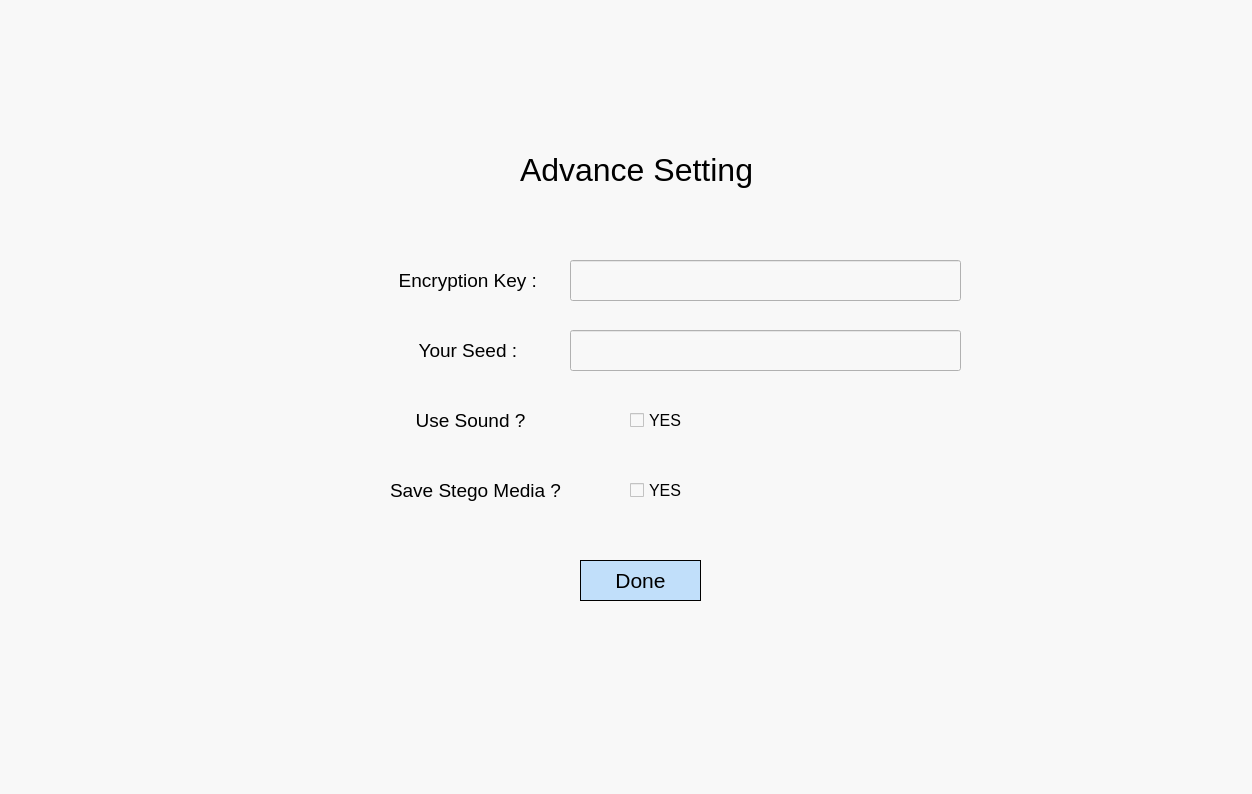
<?xml version="1.0" encoding="UTF-8"?>
<ui version="4.0">
 <class>Dialog</class>
 <widget class="QDialog" name="Dialog">
  <property name="geometry">
   <rect>
    <x>0</x>
    <y>0</y>
    <width>1252</width>
    <height>794</height>
   </rect>
  </property>
  <property name="windowTitle">
   <string>Dialog</string>
  </property>
  <property name="styleSheet">
   <string notr="true">background-color: rgb(248, 248, 248);</string>
  </property>
  <widget class="QLabel" name="label">
   <property name="geometry">
    <rect>
     <x>390</x>
     <y>260</y>
     <width>161</width>
     <height>41</height>
    </rect>
   </property>
   <property name="text">
    <string>&lt;html&gt;&lt;head/&gt;&lt;body&gt;&lt;p align=&quot;center&quot;&gt;&lt;span style=&quot; font-size:14pt; color:#000000;&quot;&gt;Encryption Key : &lt;/span&gt;&lt;/p&gt;&lt;/body&gt;&lt;/html&gt;</string>
   </property>
  </widget>
  <widget class="QLabel" name="label_2">
   <property name="geometry">
    <rect>
     <x>390</x>
     <y>330</y>
     <width>161</width>
     <height>41</height>
    </rect>
   </property>
   <property name="text">
    <string>&lt;html&gt;&lt;head/&gt;&lt;body&gt;&lt;p align=&quot;center&quot;&gt;&lt;span style=&quot; font-size:14pt; color:#000000;&quot;&gt;Your Seed : &lt;/span&gt;&lt;/p&gt;&lt;/body&gt;&lt;/html&gt;</string>
   </property>
  </widget>
  <widget class="QLabel" name="label_3">
   <property name="geometry">
    <rect>
     <x>390</x>
     <y>400</y>
     <width>161</width>
     <height>41</height>
    </rect>
   </property>
   <property name="text">
    <string>&lt;html&gt;&lt;head/&gt;&lt;body&gt;&lt;p align=&quot;center&quot;&gt;&lt;span style=&quot; font-size:14pt; color:#000000;&quot;&gt;Use Sound ?&lt;/span&gt;&lt;/p&gt;&lt;/body&gt;&lt;/html&gt;</string>
   </property>
  </widget>
  <widget class="QLabel" name="label_4">
   <property name="geometry">
    <rect>
     <x>390</x>
     <y>470</y>
     <width>171</width>
     <height>41</height>
    </rect>
   </property>
   <property name="text">
    <string>&lt;html&gt;&lt;head/&gt;&lt;body&gt;&lt;p align=&quot;center&quot;&gt;&lt;span style=&quot; font-size:14pt; color:#000000;&quot;&gt;Save Stego Media ?&lt;/span&gt;&lt;/p&gt;&lt;/body&gt;&lt;/html&gt;</string>
   </property>
  </widget>
  <widget class="QCheckBox" name="useSound_checkBox">
   <property name="geometry">
    <rect>
     <x>630</x>
     <y>400</y>
     <width>71</width>
     <height>41</height>
    </rect>
   </property>
   <property name="font">
    <font>
     <pointsize>12</pointsize>
    </font>
   </property>
   <property name="text">
    <string>YES</string>
   </property>
  </widget>
  <widget class="QCheckBox" name="saveStegoMedia_checkBox">
   <property name="geometry">
    <rect>
     <x>630</x>
     <y>470</y>
     <width>71</width>
     <height>41</height>
    </rect>
   </property>
   <property name="font">
    <font>
     <pointsize>12</pointsize>
    </font>
   </property>
   <property name="text">
    <string>YES</string>
   </property>
  </widget>
  <widget class="QLineEdit" name="EncryptionKey_lineEdit">
   <property name="geometry">
    <rect>
     <x>570</x>
     <y>260</y>
     <width>391</width>
     <height>41</height>
    </rect>
   </property>
   <property name="font">
    <font>
     <pointsize>12</pointsize>
    </font>
   </property>
   <property name="styleSheet">
    <string notr="true">background-color: rgb(248, 248, 248);</string>
   </property>
  </widget>
  <widget class="QLineEdit" name="yourSeed_lineEdit">
   <property name="geometry">
    <rect>
     <x>570</x>
     <y>330</y>
     <width>391</width>
     <height>41</height>
    </rect>
   </property>
   <property name="font">
    <font>
     <pointsize>12</pointsize>
    </font>
   </property>
   <property name="styleSheet">
    <string notr="true">background-color: rgb(248, 248, 248);</string>
   </property>
  </widget>
  <widget class="QLabel" name="label_5">
   <property name="geometry">
    <rect>
     <x>520</x>
     <y>150</y>
     <width>231</width>
     <height>41</height>
    </rect>
   </property>
   <property name="text">
    <string>&lt;html&gt;&lt;head/&gt;&lt;body&gt;&lt;p align=&quot;center&quot;&gt;&lt;span style=&quot; font-size:24pt; color:#000000;&quot;&gt;Advance Setting&lt;/span&gt;&lt;/p&gt;&lt;/body&gt;&lt;/html&gt;</string>
   </property>
  </widget>
  <widget class="QPushButton" name="Done_Button">
   <property name="geometry">
    <rect>
     <x>580</x>
     <y>560</y>
     <width>121</width>
     <height>41</height>
    </rect>
   </property>
   <property name="font">
    <font>
     <pointsize>16</pointsize>
    </font>
   </property>
   <property name="styleSheet">
    <string notr="true">background-color: rgb(138, 198, 253,0.5);
color:black;
border: 0.5px solid #000000;</string>
   </property>
   <property name="text">
    <string>Done</string>
   </property>
  </widget>
 </widget>
 <resources/>
 <connections/>
</ui>
